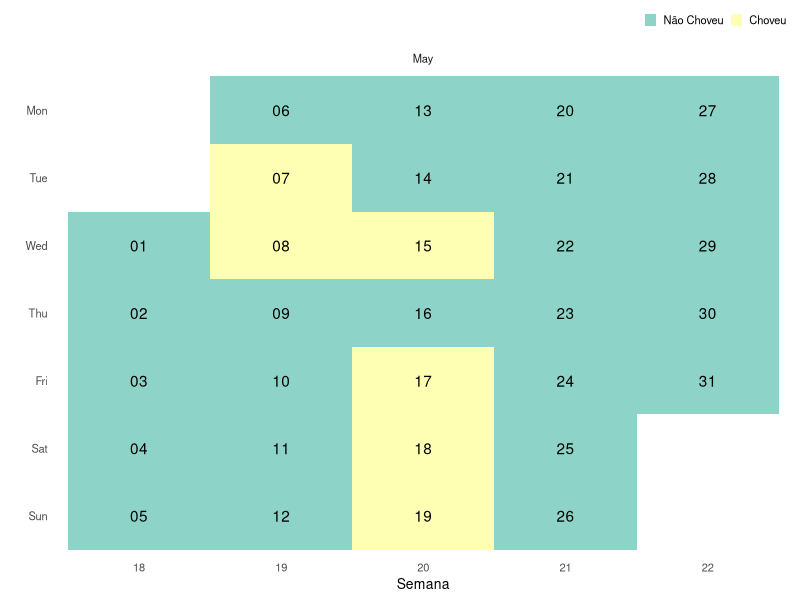

Source code (R):
## ---- chunk 1
library(readr)
library(dplyr)
library(ggplot2)
## ---- chunk 2
dados <- read_csv("dados.txt")
dados
## ---- chunk 3
chuva <- 
  dados %>% 
  group_by(data) %>% 
  summarise(precip_chuva = sum(precipitacao)) %>% 
  mutate(chuva = ifelse(precip_chuva!=0,1,0))

chuva$precip_chuva
## ---- chunk 4
dfr <- data.frame(date=seq(as.Date('2019-04-29'), as.Date('2019-05-31'), by=1))
dfr$day <- factor(strftime(dfr$date,format="%a"), levels=rev(c("Mon","Tue","Wed","Thu","Fri","Sat","Sun")))
dfr$week <- factor(strftime(dfr$date,format="%V"))
dfr$month <- factor(strftime(dfr$date,format="%B"), levels=c("April","May"))
dfr$ddate <- factor(strftime(dfr$date,format="%d"))
head(dfr[-c(1:2),])

dfr$comment <- "Não Choveu"
dfr$comment[dfr$date==as.Date('2019-05-07') | dfr$date==as.Date('2019-05-08')] <- "Choveu"
dfr$comment[dfr$date==as.Date('2019-05-15') | dfr$date==as.Date('2019-05-17')] <- "Choveu"
dfr$comment[dfr$date==as.Date('2019-05-18') | dfr$date==as.Date('2019-05-19')] <- "Choveu"

dfr$comment <- factor(dfr$comment,levels=c("Não Choveu","Choveu"))

ggplot(dfr[-c(1:2),],aes(x=week,y=day))+
  geom_tile(aes(fill=comment))+
  geom_text(aes(label=ddate))+
  scale_fill_manual(values=c("#8dd3c7","#ffffb3"))+
  facet_grid(~month,scales="free",space="free")+
  labs(x="Semana",y="")+
  theme_bw(base_size=10)+
  theme(legend.title=element_blank(),
        panel.grid=element_blank(),
        panel.border=element_blank(),
        axis.ticks=element_blank(),
        strip.background=element_blank(),
        legend.position="top",
        legend.justification="right",
        legend.direction="horizontal",
        legend.key.size=unit(0.3,"cm"),
        legend.spacing.x=unit(0.2,"cm"))
